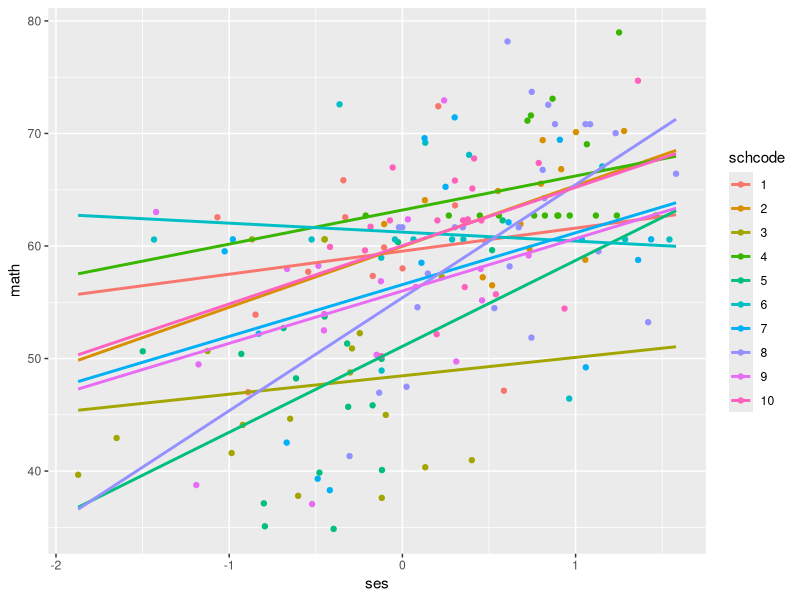
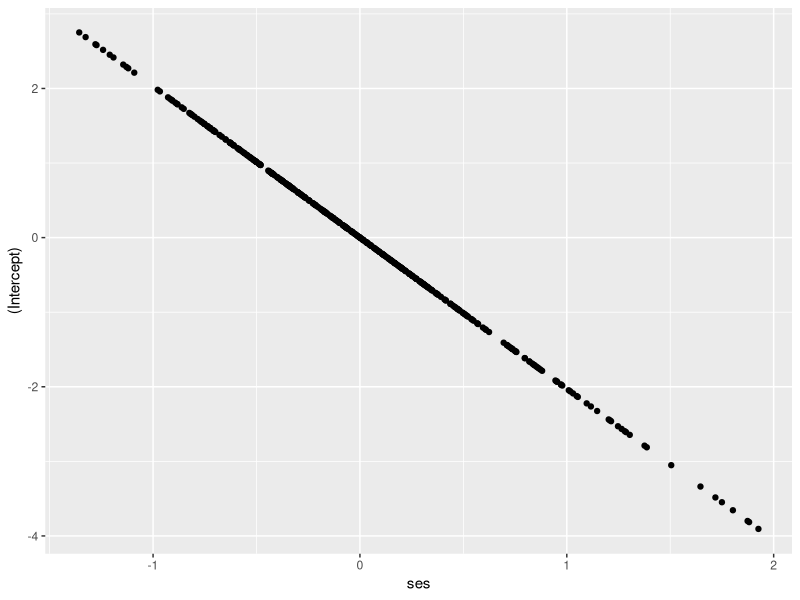

Recreate these plots in R, in order.
## ---- chunk 1
library(dplyr) # for data manipulation
library(ggplot2) # for visualizations
library(lme4) # for multilevel models
library(lmerTest) # for p-values
## ---- chunk 2
# this actually loads my data, but will be hidden
data <- read.csv('data/heck2011.csv', fileEncoding = "UTF-8-BOM")
## ---- chunk 3
data %>% 
  filter(schcode <= 10) %>% 
  ggplot(mapping = aes(x = ses, y = math, colour = factor(schcode))) +
  geom_point() +
  geom_smooth(mapping = aes(group = schcode), method = "lm", se = FALSE, fullrange = TRUE) +
  labs(colour = "schcode")
## ---- chunk 4
ses_l1_random <- lmer(math ~ ses + (1 + ses|schcode), data = data, REML = TRUE)
summary(ses_l1_random)
## ---- chunk 5
Matrix::bdiag(VarCorr(ses_l1_random))
## ---- chunk 6
-1.58/(1.79*0.88)
## ---- chunk 7
empirical_bayes_data <- ranef(ses_l1_random) # extract random effects for each school

empirical_bayes_intercepts <- empirical_bayes_data$schcode["(Intercept)"]

empirical_bayes_slopes <- empirical_bayes_data$schcode["ses"] # extracts the SES/slope EB estimates from the list

bind_cols(empirical_bayes_intercepts, empirical_bayes_slopes) %>%  # combine EB slopes and intercepts into a useable dataframe for graphing
  ggplot(mapping = aes(x = ses, y = `(Intercept)`)) +
  geom_point()
## ---- chunk 8
crosslevel_model <- lmer(math ~ 1 + ses + public + ses:public + (1 + ses|schcode), data = data, REML = TRUE)
summary(crosslevel_model)
## ---- chunk 9
Matrix::bdiag(VarCorr(crosslevel_model))
